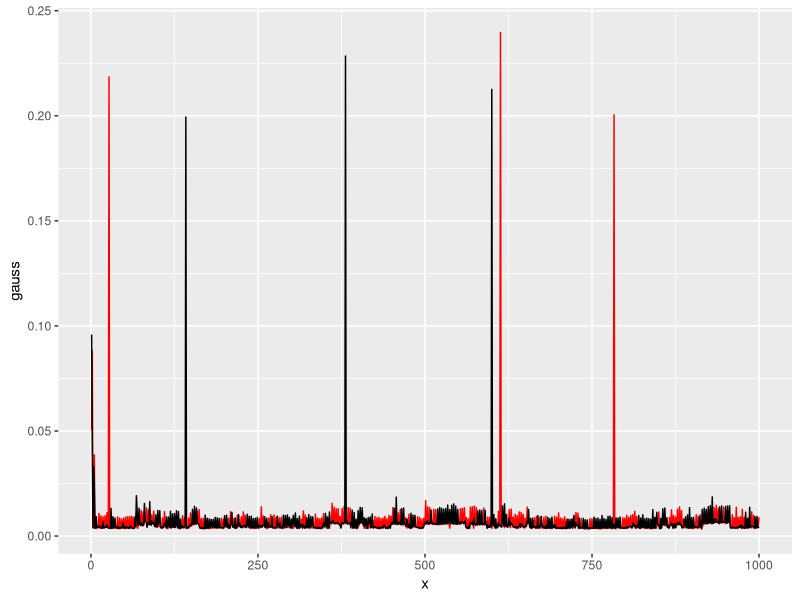

The R script that drew this image:
# Equipo 1

library(Matrix)
library(tidyverse)

# Creamos matriz
set.seed(55)

n<-100
A<-matrix(sample(1:20,n*n,replace=T),ncol=n)

# Pivoteo parcial
fact_LUP<-function(A){
  n<-ncol(A)
  # Matrices iniciales
  L<-P<-diag(1,n)
  for(i in 1:(n-1)){
    # Encontramos la línea con mayor magnitud
    piv<-max(abs(A[(i+1):n,i]))
    # Verificamos que no tengamos columna de ceros
    if(piv>0){
      # Si el elemento a eliminar es cero, permutamos
      if(A[i,i]==0){
        ind<-which.max(abs(A[i+1:n,i]))+i
        A[c(i,ind),i:n]<-A[c(ind,i),i:n]
        L[c(i,ind),1:(i-1)]<-L[c(ind,i),1:(i-1)]
        P[c(i,ind),]<-P[c(ind,i),]
      }
      # Eliminamos por outer product
      L[(i+1):n,i]<-A[(i+1):n,i]/A[i,i]
      A[(i+1):n,(i+1):n]<-A[(i+1):n,(i+1):n]-L[(i+1):n,i]%*%t(A[i,(i+1):n])
    }
  }
  A[lower.tri(A)]<-0
  return(list(L=L,U=A,P=P))
}

resultados<-fact_LUP(A)
L<-resultados$L
U<-resultados$U
P<-resultados$P

# Observamos diferencia en norma de Frobenius
norm(A-L%*%U%*%P,type="F")

# Solucion de sistema de ecuaciones con LU
res_LU<-function(A,b){
  resultados<<-fact_LUP(A)
  L<-resultados$L
  U<-resultados$U
  P<-resultados$P
  n<-ncol(A)
  
  if(class(b)!="matrix")
    b<-matrix(b)
  
  # Sustitución hacia adelante
  # Resolvemos LD=b
  n1<-ncol(b)
  D<-matrix(rep(NA,n*n1),nrow=n)
  
  D[1,]<-b[1,]
  for(i in 2:n){
    D[i,]<-b[i,]-L[i,1:(i-1)]%*%D[1:(i-1),]
  }
  
  # Sustitución hacia atrás
  # Resolvemos UX=D
  X<-matrix(rep(NA,n*n1),nrow=n)
  
  X[n,]<-D[n,]/U[n,n]
  for(i in rev(1:(n-1))){
    X[i,]<-(D[i,]-U[i,(i+1):n]%*%X[(i+1):n,])/U[i,i]
  }
  
  # Permutamos
  X<-P%*%X

  return(X)
}

# Simulación de resultados

# Cargamos función de eliminación Gaussiana

res_gauss<-function(A,b){
  # Eliminación gaussiana
  n1<-ncol(A)
  A<-cbind(A,b)
  m<-nrow(A)
  n<-ncol(A)
  for(i in 1:(m-1)){
    A[i,i:n]<-A[i,i:n]/A[i,i]
    A[(i+1):m,(i+1):n]<-A[(i+1):m,(i+1):n]-A[(i+1):m,i]%*%t(A[i,(i+1):n])
    A[(i+1):m,i]<-rep(0,m-i)
  }
  A[m,m:n]<-A[m,m:n]/A[m,m]
  b<-as.matrix(A[,(n1+1):n])
  A<-A[,1:n1]
  
  # Sustitución hacia atrás
  n<-ncol(A)
  n1<-ncol(b)
  X<-matrix(rep(NA,m*n1),nrow=m)
  
  X[m,]<-b[m,]
  for(i in rev(1:(m-1))){
    X[i,]<-b[i,]-A[i,(i+1):n]%*%X[(i+1):m,]
  }
  return(X)
}

tiempo_gauss<-tiempo_lu<-numeric()

# Simulaciones
set.seed(30)
for(i in 1:1000){
  b<-rnorm(n,0,20)
  # Gauss
  t0<-Sys.time()
  x<-res_gauss(A,b)
  tiempo_gauss[i]<-Sys.time()-t0
  
  # LU
  t0<-Sys.time()
  x<-res_LU(A,b)
  tiempo_lu[i]<-Sys.time()-t0
}

mean(tiempo_gauss)
mean(tiempo_lu)
aux_plot<-data.frame(x=1:1000,gauss=tiempo_gauss,lu=tiempo_lu)

ggplot(aux_plot,(aes(x=x)))+geom_line(aes(y=gauss),col="red")+geom_line(aes(y=lu))
